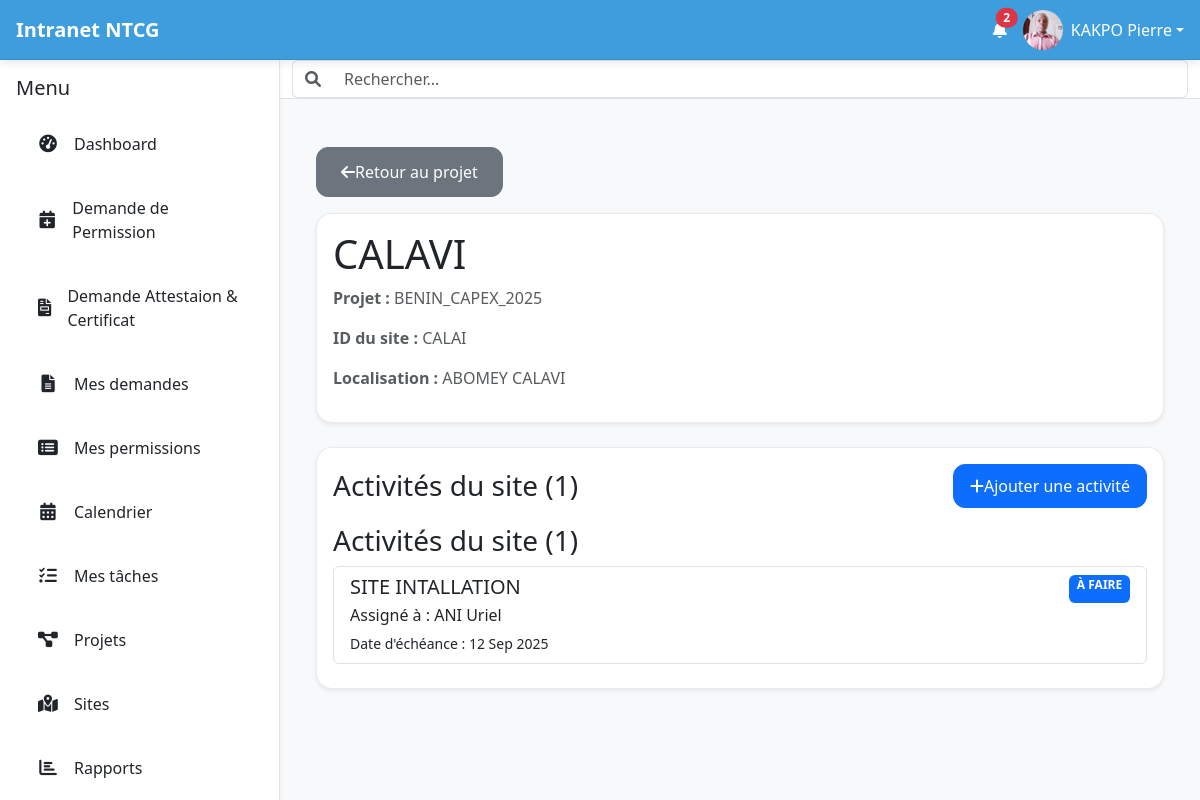
The app's page /sites/3/ (signed in) with its own data.
### intranet/models.py (models this page shows, shortened)
class User(AbstractUser):
    date_de_naissance = models.DateField(null=True, blank=True)
    nationalite = CountryField(blank=True)
    pays_de_naissance = CountryField(blank=True)
    type_sanguin = models.CharField(max_length=5, blank=True)
    adresse = models.CharField(max_length=255, blank=True)
    telephone_personnel = models.CharField(max_length=20, blank=True)
    piece_type = models.ForeignKey(PieceType, on_delete=models.SET_NULL, null=True, blank=True, verbose_name="Type de pièce d'identité")
    piece_number = models.CharField(max_length=100, blank=True, verbose_name="Numéro de la pièce d'identité")
    personal_email = models.EmailField(blank=True, null=True, verbose_name="Email personnel")
    emergency_contact_name = models.CharField(max_length=255, blank=True, verbose_name="Nom et prénom du contact d'urgence")
    emergency_contact_phone = models.CharField(max_length=20, blank=True, verbose_name="Téléphone du contact d'urgence")
    allergies = models.TextField(blank=True)
    maladies_chroniques = models.TextField(blank=True)
    medicaments = models.TextField(blank=True)
    job_role = models.ForeignKey(JobRole, on_delete=models.SET_NULL, null=True, blank=True)
    departement = models.ForeignKey(Department, on_delete=models.SET_NULL, null=True, blank=True)
    date_embauche = models.DateField(null=True, blank=True)
    professional_email = models.EmailField(blank=True, null=True, verbose_name="Email professionnel")
    contract_type = models.ForeignKey(ContractType, on_delete=models.SET_NULL, null=True, blank=True, verbose_name="Type de contrat")
    isignum = models.CharField(max_length=100, blank=True, verbose_name="Numéro Isignum")
    eritop_id = models.CharField(max_length=100, blank=True, verbose_name="ID Eritop")
    country = models.ForeignKey(Country, on_delete=models.SET_NULL, null=True, blank=True, verbose_name="Pays de l'employé")
    managed_countries = models.ManyToManyField(Country, related_name='managers', blank=True, verbose_name="Pays gérés")
    bank_info = models.ForeignKey(BankInfo, on_delete=models.SET_NULL, null=True, blank=True, verbose_name="Nom de la banque")
    bank_account_number = models.CharField(max_length=50, blank=True, verbose_name="Numéro de compte bancaire")
    cnss = models.CharField(max_length=50, verbose_name="Numéro CNSS/Sécurité Sociale", blank=True)
    dependants = models.TextField(blank=True)
    employee_id = models.CharField(max_length=100, unique=True, blank=True, verbose_name="Numéro de matricule")
    photo_profil = models.ImageField(upload_to='photos_profils/', null=True, blank=True)
    class Meta:
        ordering = ['last_name', 'first_name']
        indexes = [
            models.Index(fields=['last_name', 'first_name']),
            models.Index(fields=['is_active']),
            models.Index(fields=['departement']),
            models.Index(fields=['country']),
        ]

class Site(models.Model):
    name = models.CharField(max_length=255, verbose_name="Nom du site")
    project = models.ForeignKey(
        'Project',
        on_delete=models.CASCADE,
        related_name='sites',
        verbose_name="Projet associé"
    )
    location = models.CharField(max_length=255, verbose_name="Localisation", blank=True, null=True)
    site_id = models.CharField(max_length=50, unique=True, verbose_name="Identifiant unique du site", blank=True, null=True)
    class Meta:
        verbose_name = "Site"
        verbose_name_plural = "Sites"

class Project(models.Model):
    STATUS_CHOICES = [
        ('À FAIRE', 'À faire'),
        ('EN COURS', 'En cours'),
        ('TERMINÉ', 'Terminé'),
    ]
    name = models.CharField(max_length=255, verbose_name="Nom du projet")
    description = models.TextField(verbose_name="Description du projet", blank=True, null=True)
    start_date = models.DateField(verbose_name="Date de début", null=True, blank=True)
    end_date = models.DateField(verbose_name="Date de fin estimée", null=True, blank=True)
    status = models.CharField(max_length=20, choices=STATUS_CHOICES, default='À FAIRE', verbose_name="Statut")
    coordinator = models.ForeignKey(
        settings.AUTH_USER_MODEL,
        on_delete=models.SET_NULL,
        null=True,
        blank=True,
        related_name='managed_projects',
        verbose_name="Coordinateur du projet"
    )
    team_members = models.ManyToManyField(
        settings.AUTH_USER_MODEL,
        related_name='projects',
        verbose_name="Membres de l'équipe"
    )
    country = CountryField(blank=True, verbose_name="Pays du projet")
    created_at = models.DateTimeField(auto_now_add=True)
    updated_at = models.DateTimeField(auto_now=True)
    class Meta:
        verbose_name = "Projet"
        verbose_name_plural = "Projets"

class Task(models.Model):
    STATUS_CHOICES = [
        ('À FAIRE', 'À faire'),
        ('EN COURS', 'En cours'),
        ('TERMINÉ', 'Terminé'),
        ('EN ATTENTE', 'En attente'),
    ]
    title = models.CharField(max_length=255, verbose_name="Titre de l'activité")
    description = models.TextField(verbose_name="Description de l'activité", blank=True, null=True)
    site = models.ForeignKey(
        'Site',
        on_delete=models.CASCADE,
        related_name='tasks',
        verbose_name="Site associé"
    )
    assigned_to = models.ForeignKey(
        settings.AUTH_USER_MODEL,
        on_delete=models.SET_NULL,
        null=True,
        blank=True,
        related_name='tasks',
        verbose_name="Assigné à"
    )
    due_date = models.DateField(verbose_name="Date d'échéance", null=True, blank=True)
    status = models.CharField(max_length=20, choices=STATUS_CHOICES, default='À FAIRE', verbose_name="Statut")
    created_at = models.DateTimeField(auto_now_add=True)
    updated_at = models.DateTimeField(auto_now=True)
    class Meta:
        verbose_name = "Activité"
        verbose_name_plural = "Activités"

### intranet/views.py (the view)
# urls.py: path('sites/<int:site_id>/', views.site_detail, name='site_detail'),
@login_required
def site_detail(request, site_id):
    site = get_object_or_404(Site, id=site_id)
    project = site.project
    if not (request.user == project.coordinator or request.user in project.team_members.all()):
        raise PermissionDenied("Vous n'avez pas la permission de voir ce site.")
    tasks = site.tasks.all().order_by('due_date')
    context = {
        'site': site,
        'project': project, # Utile pour le lien de retour
        'tasks': tasks,
    }
    return render(request, 'intranet/site_detail.html', context)

### intranet/context_processors.py (called while the page is built)
def is_rh_group(request):
    is_rh = request.user.groups.filter(name='Ressources Humaines').exists()
    return {'is_rh': is_rh}

def is_project_coordinator(request):
    is_coordinator = request.user.groups.filter(name='Coordinateurs de Projets').exists()
    return {'is_coordinator': is_coordinator}

def unread_notifications(request):
    if request.user.is_authenticated:
        unread_count = Notification.objects.filter(user=request.user, is_read=False).count()
    else:
        unread_count = 0
    return {'unread_notifications_count': unread_count}

### intranet/templatetags/intranet_tags.py (called while the page is built)
@register.filter(name='has_group')
def has_group(user, group_name):
    try:
        group = Group.objects.get(name=group_name)
    except Group.DoesNotExist:
        return False
    return group in user.groups.all()

### templates/intranet/site_detail.html (shortened to what this page needs)
{% extends 'intranet/base.html' %}
{% block content %}
<div class="container mt-4">
    <a href="{% url 'project_detail' project.id %}" class="btn btn-secondary mb-3">
        <i class="fas fa-arrow-left"></i> Retour au projet
    </a>
    <div class="card shadow-sm mb-4">
        <div class="card-body">
            <h1 class="card-title">{{ site.name }}</h1>
            <p class="text-muted"><strong>Projet :</strong> {{ site.project.name }}</p>
            <p class="text-muted"><strong>ID du site :</strong> {{ site.site_id }}</p>
            <p class="text-muted"><strong>Localisation :</strong> {{ site.location }}</p>
        </div>
    </div>
    <div class="card shadow-sm">
        <div class="card-body">
            <div class="d-flex justify-content-between align-items-center mb-3">
                <h3 class="card-title mb-0">Activités du site ({{ tasks.count }})</h3>
                {% if request.user == project.coordinator %}
                <a href="{% url 'add_task' site.id %}" class="btn btn-sm btn-primary">
                    <i class="fas fa-plus"></i> Ajouter une activité
                </a>
                {% endif %}
            </div>
            <h3 class="card-title">Activités du site ({{ tasks.count }})</h3>
            {% if tasks %}
            <div class="list-group">
                {% for task in tasks %}
                <a href="#" class="list-group-item list-group-item-action mb-2">
                    <div class="d-flex w-100 justify-content-between">
                        <h5 class="mb-1">{{ task.title }}</h5>
                        <small class="badge bg-primary">{{ task.status }}</small>
                    </div>
                    <p class="mb-1">Assigné à : {{ task.assigned_to.get_full_name }}</p>
                    <small>Date d'échéance : {{ task.due_date|date:"d M Y"|default:"Non définie" }}</small>
                </a>
                {% endfor %}
            </div>
            {% else %}
            <div class="alert alert-info">
                Aucune activité n'a encore été ajoutée à ce site.
            </div>
            {% endif %}
        </div>
    </div>
</div>
{% endblock %}

### templates/intranet/base.html (shortened to what this page needs)
{% load static intranet_tags %}
<!doctype html>
<html lang="fr">
<head>
    <link rel="stylesheet" href="https://cdn.jsdelivr.net/npm/bootstrap@5.3.3/dist/css/bootstrap.min.css"
          media="print" onload="this.media='all'">
    <link rel="stylesheet" href="https://cdnjs.cloudflare.com/ajax/libs/font-awesome/6.0.0-beta3/css/all.min.css">
    <link rel="stylesheet" type="text/css" href="https://cdn.datatables.net/2.0.8/css/dataTables.dataTables.css">
</head>
<body>
    <header id="top-header" class="d-flex justify-content-between align-items-center">
        <div class="d-flex align-items-center">
            <a href="{% url 'home_view' %}" class="text-decoration-none text-white d-flex align-items-center">
                <span class="fs-5 fw-bold">Intranet NTCG</span>
            </a>
        </div>
        <div class="d-flex align-items-center">
            <a href="{% url 'notifications' %}" class="text-white me-3 position-relative touch-feedback"
                data-bs-toggle="tooltip" data-bs-placement="bottom" title="Notifications" aria-label="Notifications">
                <i class="fas fa-bell"></i>
                {% if unread_notifications_count > 0 %}
                <span class="position-absolute top-0 start-100 translate-middle badge rounded-pill bg-danger notification-count">
                    {{ unread_notifications_count }}
                </span>
                {% endif %}
            </a>
            <div class="dropdown">
                <a class="text-white d-flex align-items-center text-decoration-none dropdown-toggle touch-feedback" href="#"
                    id="profileDropdown" role="button" data-bs-toggle="dropdown" aria-expanded="false"
                    aria-label="Menu profil">
                    <img src="{% if user.photo_profil %}{{ user.photo_profil.url }}{% else %}{% static 'images/default_profile.png' %}{% endif %}"
                         alt="Avatar de {{ user.get_full_name|default:user.username }}"
                         class="rounded-circle me-2" width="40" height="40" style="object-fit: cover;">
                    <span class="d-none d-sm-inline">{{ user.get_full_name|default:user.username }}</span>
                </a>
            </div>
        </div>
    </header>
    <div id="main-wrapper">
        <nav id="sidebar" class="shadow-sm" aria-label="Menu principal">
            <div class="p-3">
                <div class="d-flex justify-content-between align-items-center mb-3">
                    <h5 class="mb-0">Menu</h5>
                </div>
                <ul class="nav nav-pills flex-column mb-auto" id="sidebar-nav-links">
                    <li class="nav-item">
                        <a href="{% url 'dashboard' %}" class="nav-link {% if request.resolver_match.url_name == 'home_view' %}active{% endif %} touch-feedback">
                            <i class="fas fa-tachometer-alt"></i> Dashboard
                        </a>
                    </li>
                    <li class="nav-item">
                        <a class="nav-link touch-feedback" href="{% url 'submit_leave_request' %}">
                            <i class="fas fa-calendar-plus"></i>
                            <span>Demande de Permission</span>
                        </a>
                    </li>
                    <li class="nav-item">
                        <a class="nav-link touch-feedback" href="{% url 'request_document' %}">
                            <i class="fas fa-file-invoice"></i> Demande Attestaion & Certificat
                        </a>
                    </li>
                    <li class="nav-item">
                        <a class="nav-link touch-feedback" href="{% url 'my_document_requests' %}">
                            <i class="fas fa-file-alt"></i> Mes demandes
                        </a>
                    </li>
                    <li class="nav-item">
                        <a class="nav-link touch-feedback" href="{% url 'my_leave_requests' %}">
                            <i class="fas fa-list-alt"></i>
                            <span>Mes permissions</span>
                        </a>
                    </li>
                    {% if user.is_authenticated %}
                    <li class="nav-item">
                        <a href="#" class="nav-link touch-feedback">
                            <i class="fas fa-calendar-alt"></i> Calendrier
                        </a>
                    </li>
                    <li class="nav-item">
                        <a href="#" class="nav-link touch-feedback">
                            <i class="fas fa-tasks"></i> Mes tâches
                        </a>
                    </li>
                    {% endif %}
                        {% if request.user|has_group:"Country Manager" or request.user|has_group:"Coordinateur de Projet" %}
                        <li class="nav-item">
                            <a class="nav-link" href="{% url 'project_dashboard' %}">
                                <i class="fas fa-project-diagram"></i> Projets
                            </a>
                        </li>
                        <li class="nav-item">
                            <a class="nav-link" href="{% url 'site_list' %}">
                                <i class="fas fa-map-marked-alt"></i> Sites
                            </a>
                        </li>
                        <li class="nav-item">
                            <a href="#" class="nav-link touch-feedback">
                                <i class="fas fa-chart-bar"></i> Rapports
                            </a>
                        </li>
                        {% endif %}
                </ul>
            </div>
        </nav>
        <div id="content-area">
            <nav id="top-navbar" class="bg-white border-bottom">
                <div class="container-fluid">
                    <form class="d-flex w-100">
                        <div class="input-group">
                            <span class="input-group-text bg-white border-end-0">
                                <i class="fas fa-search text-muted"></i>
                            </span>
                            <input class="form-control border-start-0" type="search"
                                   placeholder="Rechercher..." aria-label="Search" id="global-search"
                                   style="font-size: 16px;">
                        </div>
                    </form>
                </div>
            </nav>
            <main id="main-content" class="p-3 p-lg-4">
                {% block content %}
                {% endblock %}
            </main>
        </div>
    </div>
</body>
</html>

### records on screen
User: photo_profil (picture), get_full_name "KAKPO Pierre"
Site: name "CALAVI", project.name "BENIN_CAPEX_2025", site_id "CALAI", location "ABOMEY CALAVI"
Task: title "SITE INTALLATION", status "À FAIRE", assigned_to.get_full_name "ANI Uriel", due_date "12 Sep 2025"

### other values on screen
{{ unread_notifications_count }} "2"
{{ tasks.count }} "1"
